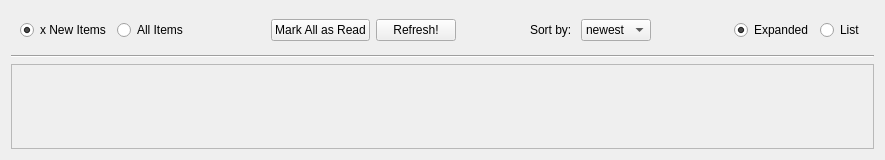
<?xml version="1.0" encoding="UTF-8"?>
<ui version="4.0">
 <class>ChannelArea</class>
 <widget class="QWidget" name="ChannelArea">
  <property name="geometry">
   <rect>
    <x>0</x>
    <y>0</y>
    <width>885</width>
    <height>160</height>
   </rect>
  </property>
  <property name="sizePolicy">
   <sizepolicy hsizetype="Preferred" vsizetype="Preferred">
    <horstretch>0</horstretch>
    <verstretch>0</verstretch>
   </sizepolicy>
  </property>
  <property name="windowTitle">
   <string>Form</string>
  </property>
  <layout class="QHBoxLayout" name="horizontalLayout_6">
   <item>
    <layout class="QVBoxLayout" name="verticalLayout">
     <item>
      <layout class="QHBoxLayout" name="horizontalLayout">
       <item>
        <widget class="QWidget" name="widget" native="true">
         <property name="sizePolicy">
          <sizepolicy hsizetype="Minimum" vsizetype="Maximum">
           <horstretch>0</horstretch>
           <verstretch>0</verstretch>
          </sizepolicy>
         </property>
         <layout class="QHBoxLayout" name="horizontalLayout_5">
          <item>
           <widget class="QRadioButton" name="newItemsRadioButton">
            <property name="sizePolicy">
             <sizepolicy hsizetype="Minimum" vsizetype="Fixed">
              <horstretch>0</horstretch>
              <verstretch>0</verstretch>
             </sizepolicy>
            </property>
            <property name="text">
             <string>x New Items</string>
            </property>
            <property name="checked">
             <bool>true</bool>
            </property>
           </widget>
          </item>
          <item>
           <widget class="QRadioButton" name="allItemsButton">
            <property name="sizePolicy">
             <sizepolicy hsizetype="Minimum" vsizetype="Fixed">
              <horstretch>0</horstretch>
              <verstretch>0</verstretch>
             </sizepolicy>
            </property>
            <property name="text">
             <string>All Items</string>
            </property>
           </widget>
          </item>
         </layout>
        </widget>
       </item>
       <item>
        <spacer name="horizontalSpacer">
         <property name="orientation">
          <enum>Qt::Horizontal</enum>
         </property>
         <property name="sizeHint" stdset="0">
          <size>
           <width>40</width>
           <height>20</height>
          </size>
         </property>
        </spacer>
       </item>
       <item>
        <layout class="QHBoxLayout" name="horizontalLayout_4">
         <item>
          <widget class="QPushButton" name="readAllButton">
           <property name="sizePolicy">
            <sizepolicy hsizetype="Preferred" vsizetype="Fixed">
             <horstretch>0</horstretch>
             <verstretch>0</verstretch>
            </sizepolicy>
           </property>
           <property name="text">
            <string>Mark All as Read</string>
           </property>
          </widget>
         </item>
         <item>
          <widget class="QPushButton" name="refreshButton">
           <property name="sizePolicy">
            <sizepolicy hsizetype="Preferred" vsizetype="Fixed">
             <horstretch>0</horstretch>
             <verstretch>0</verstretch>
            </sizepolicy>
           </property>
           <property name="text">
            <string>Refresh!</string>
           </property>
          </widget>
         </item>
        </layout>
       </item>
       <item>
        <spacer name="horizontalSpacer_2">
         <property name="orientation">
          <enum>Qt::Horizontal</enum>
         </property>
         <property name="sizeHint" stdset="0">
          <size>
           <width>40</width>
           <height>20</height>
          </size>
         </property>
        </spacer>
       </item>
       <item>
        <layout class="QHBoxLayout" name="horizontalLayout_3">
         <item>
          <widget class="QLabel" name="label">
           <property name="sizePolicy">
            <sizepolicy hsizetype="Preferred" vsizetype="Preferred">
             <horstretch>0</horstretch>
             <verstretch>0</verstretch>
            </sizepolicy>
           </property>
           <property name="text">
            <string>Sort by: </string>
           </property>
          </widget>
         </item>
         <item>
          <widget class="QComboBox" name="sortComboBox">
           <property name="sizePolicy">
            <sizepolicy hsizetype="Preferred" vsizetype="Fixed">
             <horstretch>0</horstretch>
             <verstretch>0</verstretch>
            </sizepolicy>
           </property>
           <item>
            <property name="text">
             <string>newest</string>
            </property>
           </item>
           <item>
            <property name="text">
             <string>oldest</string>
            </property>
           </item>
          </widget>
         </item>
        </layout>
       </item>
       <item>
        <spacer name="horizontalSpacer_3">
         <property name="orientation">
          <enum>Qt::Horizontal</enum>
         </property>
         <property name="sizeHint" stdset="0">
          <size>
           <width>40</width>
           <height>20</height>
          </size>
         </property>
        </spacer>
       </item>
       <item>
        <widget class="QWidget" name="widget_2" native="true">
         <property name="sizePolicy">
          <sizepolicy hsizetype="Maximum" vsizetype="Maximum">
           <horstretch>0</horstretch>
           <verstretch>0</verstretch>
          </sizepolicy>
         </property>
         <layout class="QHBoxLayout" name="horizontalLayout_2">
          <item>
           <widget class="QRadioButton" name="expandedRadioButton">
            <property name="sizePolicy">
             <sizepolicy hsizetype="Preferred" vsizetype="Fixed">
              <horstretch>0</horstretch>
              <verstretch>0</verstretch>
             </sizepolicy>
            </property>
            <property name="text">
             <string>Expanded</string>
            </property>
            <property name="checked">
             <bool>true</bool>
            </property>
           </widget>
          </item>
          <item>
           <widget class="QRadioButton" name="listRadioButton">
            <property name="sizePolicy">
             <sizepolicy hsizetype="Preferred" vsizetype="Fixed">
              <horstretch>0</horstretch>
              <verstretch>0</verstretch>
             </sizepolicy>
            </property>
            <property name="text">
             <string>List</string>
            </property>
           </widget>
          </item>
         </layout>
        </widget>
       </item>
      </layout>
     </item>
     <item>
      <widget class="Line" name="line">
       <property name="orientation">
        <enum>Qt::Horizontal</enum>
       </property>
      </widget>
     </item>
     <item>
      <widget class="QScrollArea" name="scrollArea">
       <property name="sizePolicy">
        <sizepolicy hsizetype="Minimum" vsizetype="Minimum">
         <horstretch>0</horstretch>
         <verstretch>0</verstretch>
        </sizepolicy>
       </property>
       <property name="widgetResizable">
        <bool>true</bool>
       </property>
       <widget class="QWidget" name="scrollAreaWidgetContents">
        <property name="geometry">
         <rect>
          <x>0</x>
          <y>0</y>
          <width>863</width>
          <height>82</height>
         </rect>
        </property>
       </widget>
      </widget>
     </item>
    </layout>
   </item>
  </layout>
  <zorder></zorder>
 </widget>
 <resources/>
 <connections/>
</ui>
